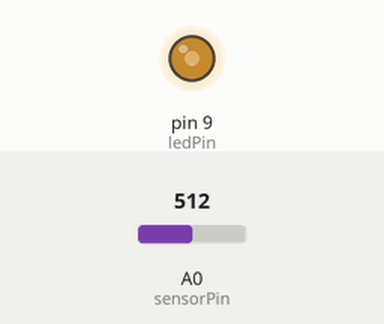
Simulated run of this sketch. Board: Arduino Uno, built with avr-gcc and run on an emulated ATmega328P. Shown: output pins drawn as LEDs (lit = HIGH). The test bench sets the inputs (shaded band); at power-on: A0 (sensorPin) = 512.

Above: at 1.2 s.
1.3 s: A0 (sensorPin) set to 716
At 2.5 s:
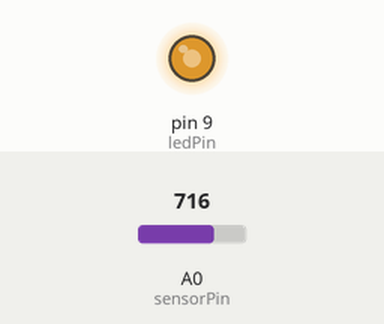
2.8 s: A0 (sensorPin) set to 900
At 3.7 s:
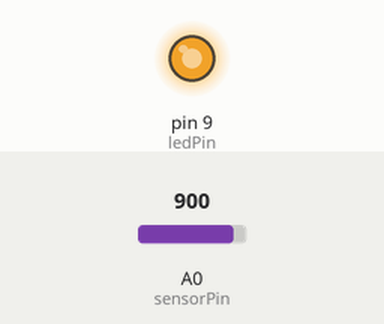
4.3 s: A0 (sensorPin) set to 122
At 4.8 s:
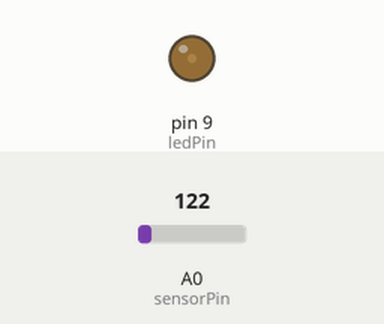
5.8 s: A0 (sensorPin) set to 0
At 7.0 s:
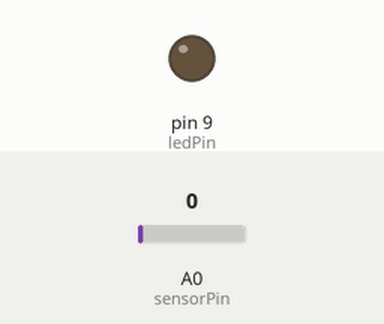
7.3 s: A0 (sensorPin) set to 511
At 8.3 s:
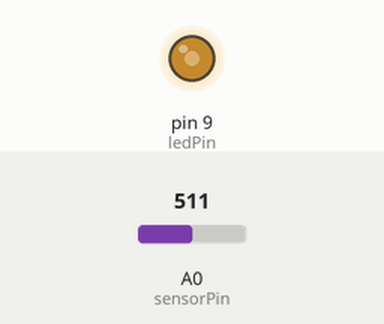
Timing chart, 0 to 9.8 s (numbered marks = the images above; inputs shaded):
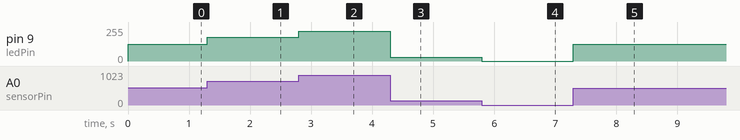

The sketch:

day3Project5.ino
```cpp
//Author : LearnIt Team

int sensorPin = A0;
int ledPin = 9;
int sensorValue;
int ledBrightnessValue;

void setup(){
  pinMode(ledPin,OUTPUT);
}

void loop(){
  sensorValue = analogRead(sensorPin);
  ledBrightnessValue = map(sensorValue,0,1023,0,255);
  analogWrite(ledPin,ledBrightnessValue);
}
```

Measured:
- after the input at 1.3 s, pin 9 (ledPin): 127/255 → 178/255 at once
- after the input at 2.8 s, pin 9 (ledPin): 178/255 → 224/255 at once
- after the input at 4.3 s, pin 9 (ledPin): 224/255 → 30/255 at once
- after the input at 5.8 s, pin 9 (ledPin): 30/255 → 0/255 at once
- after the input at 7.3 s, pin 9 (ledPin): 0/255 → 127/255 at once
